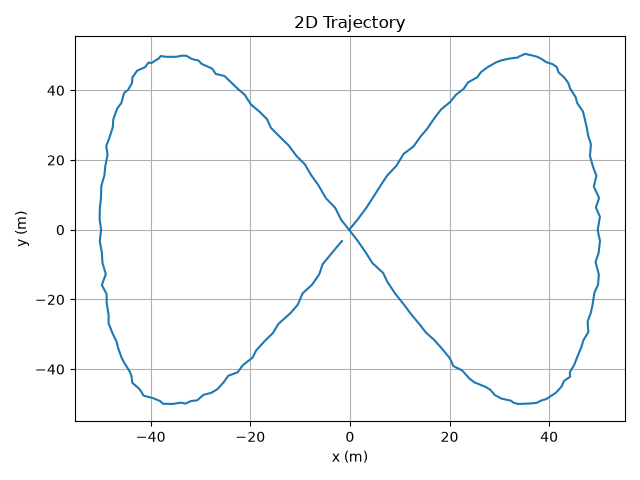

Here is the Python script that generated this plot:
import numpy as np
import matplotlib.pyplot as plt

trajectory = np.loadtxt("trajectory.csv", delimiter = ",", skiprows=1)

t = trajectory[:, 0]
x = trajectory[:, 1]
y = trajectory[:, 2]

#calculating velocity components
vx = np.gradient(x, t)
vy = np.gradient(y, t)

#calculate speed
speed = np.sqrt(vx**2 + vy**2)

#plotting the trajectory
plt.figure()
plt.plot(x, y)
plt.xlabel("x (m)")
plt.ylabel("y (m)")
plt.title("2D Trajectory")
plt.grid(True)
plt.tight_layout()
plt.savefig("trajectory.png")
plt.close()

#plotting speed over time
plt.figure()
plt.plot(t, speed)
plt.xlabel("Time (s)")
plt.ylabel("Speed (m/s)")
plt.grid(True)
plt.tight_layout()
plt.savefig("speed.png")
plt.close()
